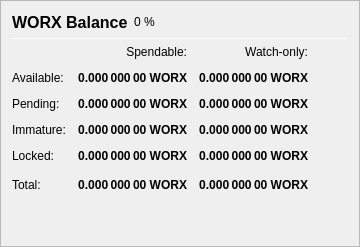
                   <widget class="QFrame" name="frame_Balances">
                    <property name="frameShape">
                     <enum>QFrame::StyledPanel</enum>
                    </property>
                    <property name="frameShadow">
                     <enum>QFrame::Raised</enum>
                    </property>
                    <layout class="QVBoxLayout" name="verticalLayout_4">
                     <item>
                      <layout class="QHBoxLayout" name="horizontalLayout_4">
                       <item>
                        <widget class="QLabel" name="label_5">
                         <property name="minimumSize">
                          <size>
                           <width>0</width>
                           <height>20</height>
                          </size>
                         </property>
                         <property name="font">
                          <font>
                           <pointsize>12</pointsize>
                           <weight>75</weight>
                           <bold>true</bold>
                          </font>
                         </property>
                         <property name="text">
                          <string>WORX Balance</string>
                         </property>
                        </widget>
                       </item>
                       <item>
                        <widget class="QLabel" name="labelWORXPercent">
                         <property name="text">
                          <string notr="true">0 %</string>
                         </property>
                        </widget>
                       </item>
                       <item>
                        <spacer name="horizontalSpacer_3">
                         <property name="orientation">
                          <enum>Qt::Horizontal</enum>
                         </property>
                         <property name="sizeHint" stdset="0">
                          <size>
                           <width>40</width>
                           <height>20</height>
                          </size>
                         </property>
                        </spacer>
                       </item>
                      </layout>
                     </item>
                     <item>
                      <widget class="Line" name="line_Balance">
                       <property name="minimumSize">
                        <size>
                         <width>0</width>
                         <height>1</height>
                        </size>
                       </property>
                       <property name="maximumSize">
                        <size>
                         <width>16777215</width>
                         <height>1</height>
                        </size>
                       </property>
                       <property name="orientation">
                        <enum>Qt::Horizontal</enum>
                       </property>
                      </widget>
                     </item>
                     <item>
                      <layout class="QGridLayout" name="gridLayout">
                       <property name="spacing">
                        <number>12</number>
                       </property>
                       <item row="0" column="1">
                        <widget class="QLabel" name="labelSpendable">
                         <property name="text">
                          <string>Spendable:</string>
                         </property>
                         <property name="alignment">
                          <set>Qt::AlignRight|Qt::AlignTrailing|Qt::AlignVCenter</set>
                         </property>
                        </widget>
                       </item>
                       <item row="0" column="2">
                        <widget class="QLabel" name="labelWatchonly">
                         <property name="text">
                          <string>Watch-only:</string>
                         </property>
                         <property name="alignment">
                          <set>Qt::AlignRight|Qt::AlignTrailing|Qt::AlignVCenter</set>
                         </property>
                        </widget>
                       </item>
                       <item row="1" column="0">
                        <widget class="QLabel" name="labelBalanceText">
                         <property name="text">
                          <string>Available:</string>
                         </property>
                        </widget>
                       </item>
                       <item row="1" column="1">
                        <widget class="QLabel" name="labelBalance">
                         <property name="font">
                          <font>
                           <weight>75</weight>
                           <bold>true</bold>
                          </font>
                         </property>
                         <property name="cursor">
                          <cursorShape>IBeamCursor</cursorShape>
                         </property>
                         <property name="toolTip">
                          <string>Your current spendable balance</string>
                         </property>
                         <property name="text">
                          <string notr="true">0.000 000 00 WORX</string>
                         </property>
                         <property name="alignment">
                          <set>Qt::AlignRight|Qt::AlignTrailing|Qt::AlignVCenter</set>
                         </property>
                         <property name="textInteractionFlags">
                          <set>Qt::LinksAccessibleByMouse|Qt::TextSelectableByKeyboard|Qt::TextSelectableByMouse</set>
                         </property>
                        </widget>
                       </item>
                       <item row="1" column="2">
                        <widget class="QLabel" name="labelWatchAvailable">
                         <property name="font">
                          <font>
                           <weight>75</weight>
                           <bold>true</bold>
                          </font>
                         </property>
                         <property name="cursor">
                          <cursorShape>IBeamCursor</cursorShape>
                         </property>
                         <property name="toolTip">
                          <string>Your current balance in watch-only addresses</string>
                         </property>
                         <property name="text">
                          <string notr="true">0.000 000 00 WORX</string>
                         </property>
                         <property name="alignment">
                          <set>Qt::AlignRight|Qt::AlignTrailing|Qt::AlignVCenter</set>
                         </property>
                         <property name="textInteractionFlags">
                          <set>Qt::LinksAccessibleByMouse|Qt::TextSelectableByKeyboard|Qt::TextSelectableByMouse</set>
                         </property>
                        </widget>
                       </item>
                       <item row="2" column="0">
                        <widget class="QLabel" name="labelPendingText">
                         <property name="text">
                          <string>Pending:</string>
                         </property>
                        </widget>
                       </item>
                       <item row="2" column="1">
                        <widget class="QLabel" name="labelUnconfirmed">
                         <property name="font">
                          <font>
                           <weight>75</weight>
                           <bold>true</bold>
                          </font>
                         </property>
                         <property name="cursor">
                          <cursorShape>IBeamCursor</cursorShape>
                         </property>
                         <property name="toolTip">
                          <string>Total of transactions that have yet to be confirmed, and do not yet count toward the spendable balance</string>
                         </property>
                         <property name="text">
                          <string notr="true">0.000 000 00 WORX</string>
                         </property>
                         <property name="alignment">
                          <set>Qt::AlignRight|Qt::AlignTrailing|Qt::AlignVCenter</set>
                         </property>
                         <property name="textInteractionFlags">
                          <set>Qt::LinksAccessibleByMouse|Qt::TextSelectableByKeyboard|Qt::TextSelectableByMouse</set>
                         </property>
                        </widget>
                       </item>
                       <item row="2" column="2">
                        <widget class="QLabel" name="labelWatchPending">
                         <property name="font">
                          <font>
                           <weight>75</weight>
                           <bold>true</bold>
                          </font>
                         </property>
                         <property name="cursor">
                          <cursorShape>IBeamCursor</cursorShape>
                         </property>
                         <property name="toolTip">
                          <string>Unconfirmed transactions to watch-only addresses</string>
                         </property>
                         <property name="text">
                          <string notr="true">0.000 000 00 WORX</string>
                         </property>
                         <property name="alignment">
                          <set>Qt::AlignRight|Qt::AlignTrailing|Qt::AlignVCenter</set>
                         </property>
                         <property name="textInteractionFlags">
                          <set>Qt::LinksAccessibleByMouse|Qt::TextSelectableByKeyboard|Qt::TextSelectableByMouse</set>
                         </property>
                        </widget>
                       </item>
                       <item row="3" column="0">
                        <widget class="QLabel" name="labelImmatureText">
                         <property name="text">
                          <string>Immature:</string>
                         </property>
                        </widget>
                       </item>
                       <item row="3" column="1">
                        <widget class="QLabel" name="labelImmature">
                         <property name="font">
                          <font>
                           <weight>75</weight>
                           <bold>true</bold>
                          </font>
                         </property>
                         <property name="cursor">
                          <cursorShape>IBeamCursor</cursorShape>
                         </property>
                         <property name="toolTip">
                          <string>Staked or masternode rewards that has not yet matured</string>
                         </property>
                         <property name="text">
                          <string notr="true">0.000 000 00 WORX</string>
                         </property>
                         <property name="alignment">
                          <set>Qt::AlignRight|Qt::AlignTrailing|Qt::AlignVCenter</set>
                         </property>
                         <property name="textInteractionFlags">
                          <set>Qt::LinksAccessibleByMouse|Qt::TextSelectableByKeyboard|Qt::TextSelectableByMouse</set>
                         </property>
                        </widget>
                       </item>
                       <item row="3" column="2">
                        <widget class="QLabel" name="labelWatchImmature">
                         <property name="font">
                          <font>
                           <weight>75</weight>
                           <bold>true</bold>
                          </font>
                         </property>
                         <property name="cursor">
                          <cursorShape>IBeamCursor</cursorShape>
                         </property>
                         <property name="toolTip">
                          <string>Staked or masternode rewards in watch-only addresses that has not yet matured</string>
                         </property>
                         <property name="text">
                          <string notr="true">0.000 000 00 WORX</string>
                         </property>
                         <property name="alignment">
                          <set>Qt::AlignRight|Qt::AlignTrailing|Qt::AlignVCenter</set>
                         </property>
                         <property name="textInteractionFlags">
                          <set>Qt::LinksAccessibleByMouse|Qt::TextSelectableByKeyboard|Qt::TextSelectableByMouse</set>
                         </property>
                        </widget>
                       </item>
                       <item row="4" column="0">
                        <widget class="QLabel" name="labelLockedBalanceText">
                         <property name="toolTip">
                          <string>Locked WORX or Masternode collaterals. These are excluded from zWORX minting.</string>
                         </property>
                         <property name="text">
                          <string>Locked:</string>
                         </property>
                        </widget>
                       </item>
                       <item row="4" column="1">
                        <widget class="QLabel" name="labelLockedBalance">
                         <property name="font">
                          <font>
                           <weight>75</weight>
                           <bold>true</bold>
                          </font>
                         </property>
                         <property name="cursor">
                          <cursorShape>IBeamCursor</cursorShape>
                         </property>
                         <property name="toolTip">
                          <string>Locked WORX or Masternode collaterals. These are excluded from zWORX minting.</string>
                         </property>
                         <property name="text">
                          <string notr="true">0.000 000 00 WORX</string>
                         </property>
                         <property name="alignment">
                          <set>Qt::AlignRight|Qt::AlignTrailing|Qt::AlignVCenter</set>
                         </property>
                         <property name="textInteractionFlags">
                          <set>Qt::LinksAccessibleByMouse|Qt::TextSelectableByKeyboard|Qt::TextSelectableByMouse</set>
                         </property>
                        </widget>
                       </item>
                       <item row="4" column="2">
                        <widget class="QLabel" name="labelWatchLocked">
                         <property name="font">
                          <font>
                           <weight>75</weight>
                           <bold>true</bold>
                          </font>
                         </property>
                         <property name="cursor">
                          <cursorShape>IBeamCursor</cursorShape>
                         </property>
                         <property name="toolTip">
                          <string>Current locked balance in watch-only addresses</string>
                         </property>
                         <property name="text">
                          <string notr="true">0.000 000 00 WORX</string>
                         </property>
                         <property name="alignment">
                          <set>Qt::AlignRight|Qt::AlignTrailing|Qt::AlignVCenter</set>
                         </property>
                         <property name="textInteractionFlags">
                          <set>Qt::LinksAccessibleByMouse|Qt::TextSelectableByKeyboard|Qt::TextSelectableByMouse</set>
                         </property>
                        </widget>
                       </item>
                       <item row="5" column="0">
                        <widget class="QLabel" name="labelTotalText">
                         <property name="toolTip">
                          <string>Your current WORX balance, unconfirmed and immature transactions included</string>
                         </property>
                         <property name="text">
                          <string>Total:</string>
                         </property>
                        </widget>
                       </item>
                       <item row="5" column="1">
                        <widget class="QLabel" name="labelTotal">
                         <property name="font">
                          <font>
                           <weight>75</weight>
                           <bold>true</bold>
                          </font>
                         </property>
                         <property name="cursor">
                          <cursorShape>IBeamCursor</cursorShape>
                         </property>
                         <property name="toolTip">
                          <string>Your current WORX balance, unconfirmed and immature transactions included</string>
                         </property>
                         <property name="text">
                          <string notr="true">0.000 000 00 WORX</string>
                         </property>
                         <property name="alignment">
                          <set>Qt::AlignRight|Qt::AlignTrailing|Qt::AlignVCenter</set>
                         </property>
                         <property name="textInteractionFlags">
                          <set>Qt::LinksAccessibleByMouse|Qt::TextSelectableByKeyboard|Qt::TextSelectableByMouse</set>
                         </property>
                        </widget>
                       </item>
                       <item row="5" column="2">
                        <widget class="QLabel" name="labelWatchTotal">
                         <property name="font">
                          <font>
                           <weight>75</weight>
                           <bold>true</bold>
                          </font>
                         </property>
                         <property name="cursor">
                          <cursorShape>IBeamCursor</cursorShape>
                         </property>
                         <property name="toolTip">
                          <string>Current total balance in watch-only addresses</string>
                         </property>
                         <property name="text">
                          <string notr="true">0.000 000 00 WORX</string>
                         </property>
                         <property name="alignment">
                          <set>Qt::AlignRight|Qt::AlignTrailing|Qt::AlignVCenter</set>
                         </property>
                         <property name="textInteractionFlags">
                          <set>Qt::LinksAccessibleByMouse|Qt::TextSelectableByKeyboard|Qt::TextSelectableByMouse</set>
                         </property>
                        </widget>
                       </item>
                       <item row="5" column="3">
                        <spacer name="horizontalSpacer_9">
                         <property name="orientation">
                          <enum>Qt::Horizontal</enum>
                         </property>
                         <property name="sizeHint" stdset="0">
                          <size>
                           <width>40</width>
                           <height>20</height>
                          </size>
                         </property>
                        </spacer>
                       </item>
                      </layout>
                     </item>
                     <item>
                      <spacer name="verticalSpacer_3">
                       <property name="orientation">
                        <enum>Qt::Vertical</enum>
                       </property>
                       <property name="sizeHint" stdset="0">
                        <size>
                         <width>20</width>
                         <height>40</height>
                        </size>
                       </property>
                      </spacer>
                     </item>
                    </layout>
                   </widget>
